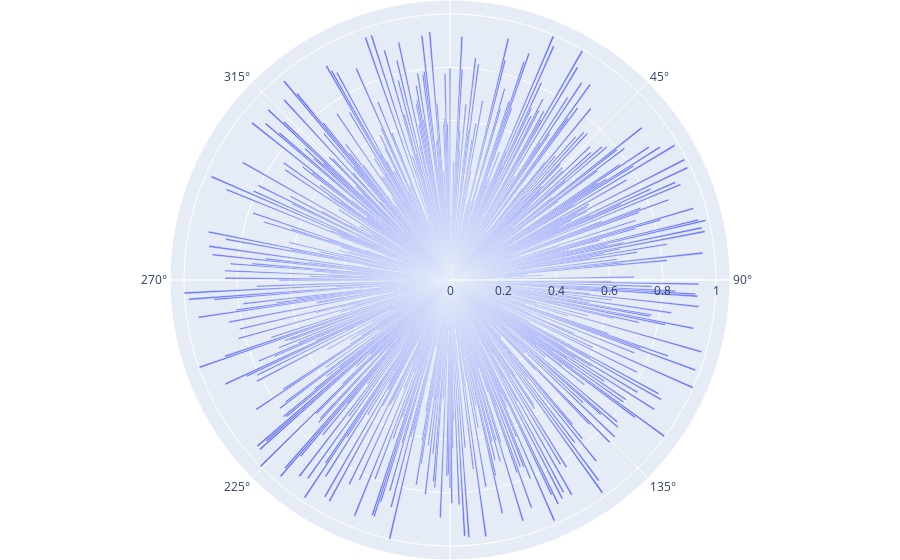

Write notebook code for a chart like this one.
### Code cell
fig = px.bar_polar(points[0], r=0)

# tight layout
fig.update_layout(margin=dict(l=0, r=0, b=0, t=0))
fig.show()

### Figure 1 — Plotly figure (JSON) as saved in the notebook; plotly's stock layout.template omitted (floating-point values rounded to 4 significant figures; data arrays with more than 128 entries replaced by an {"elided": "..."} marker saying what was removed)
{"data": [{"hovertemplate": "0=%{r}<extra></extra>", "legendgroup": "", "marker": {"color": "#636efa", "pattern": {"shape": ""}}, "name": "", "r": {"elided": "768 float values"}, "showlegend": false, "subplot": "polar", "type": "barpolar"}], "layout": {"autosize": true, "barmode": "relative", "legend": {"tracegroupgap": 0}, "margin": {"b": 0, "l": 0, "r": 0, "t": 0}, "polar": {"angularaxis": {"direction": "clockwise", "rotation": 90}, "domain": {"x": [0, 1], "y": [0, 1]}, "radialaxis": {"autorange": true, "range": [0, 1.053], "type": "linear"}}}}
